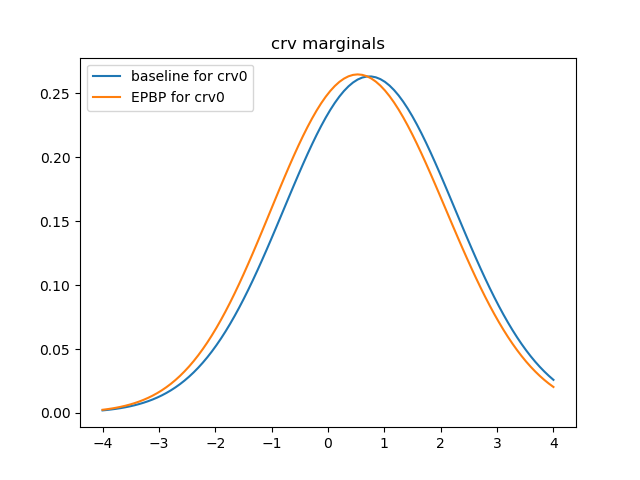

The Python source for this figure:
import utils

utils.set_path(('..',))
from RelationalGraph import *
from MLNPotential import *
from Potential import QuadraticPotential, TablePotential, HybridQuadraticPotential
from EPBPLogVersion import EPBP
from GaBP import GaBP
from OneShot import OneShot, LiftedOneShot
from NPVI import NPVI, LiftedNPVI
from CompressedGraphSorted import CompressedGraphSorted
import numpy as np
import time
from copy import copy

seed = 0
utils.set_seed(seed)

# KF stuff
from KalmanFilter import KalmanFilter
from Graph import *
import scipy.io

cluster_mat = scipy.io.loadmat('Data/RKF/cluster_NcutDiscrete.mat')['NcutDiscrete']
well_t = scipy.io.loadmat('Data/RKF/well_t.mat')['well_t']
ans = scipy.io.loadmat('Data/RKF/LRKF_cycle.mat')['res']
param = scipy.io.loadmat('Data/RKF/LRKF_cycle.mat')['param']
print(well_t.shape)

idx = np.where(cluster_mat[:, 1] == 1)[0]
cluster_mat[idx[3:], 1] = 0
idx = np.where(cluster_mat[:, 2] == 1)[0]
cluster_mat[idx[:49], 2] = 0
cluster_mat[idx[52:], 2] = 0

well_t = well_t[:, 199:]
well_t[well_t[:, 0] == 5000, 0] = 0
well_t[well_t == 5000] = 1
t = 20

cluster_id = [1, 2]

rvs_id = []
for i in cluster_id:
    rvs_id.append(np.where(cluster_mat[:, i] == 1)[0])

rvs_id = np.concatenate(rvs_id, axis=None)
n_sum = len(rvs_id)
data = well_t[rvs_id, :t]

domain = Domain((-4, 4), continuous=True, integral_points=np.linspace(-4, 4, 30))

num_tests = param.shape[1]

from KLDivergence import kl_continuous_logpdf

record_fields = ['cpu_time',
                 'wall_time',
                 'obj',  # this is BFE/-ELBO for variational methods, -logZ for exact baseline
                 'mmap_err',  # |argmax p(xi) - argmax q(xi)|, avg over all nodes i
                 'kl_err',  # kl(p(xi)||q(xi)), avg over all nodes i
                 ]
# algo_names = ['baseline', 'EPBP', 'OSI', 'LOSI']
# algo_names = ['baseline', 'GaBP', 'NPVI', 'LNPVI', 'OSI', 'LOSI']
# algo_names = ['baseline', 'GaBP', 'NPVI', 'LNPVI', 'OSI', 'LOSI']
algo_names = ['baseline', 'EPBP']
# algo_names = ['EPBP']
# assert algo_names[0] == 'baseline'
# for each algorithm, we keep a record, which is a dict mapping a record_field to a list (which will eventually be
# averaged over)
records = {algo_name: {record_field: [] for record_field in record_fields} for algo_name in algo_names}

plot = True
print(f'########total {num_tests} tests########')
for test_num in range(num_tests):
    test_seed = seed + test_num

    # regenerate/reload evidence
    kmf = KalmanFilter(domain,
                       np.eye(n_sum) * param[2, test_num] + 0.01,
                       param[0, test_num],
                       np.eye(n_sum),
                       param[1, test_num])

    g, rvs_table = kmf.grounded_graph(t, data)
    print('num rvs in g', len(g.rvs))
    print('num factors in g', len(g.factors))

    # query nodes
    query_rvs = rvs_table[t - 1]

    g_rv_nbs = [copy(rv.nb) for rv in g.rvs_list]  # keep a copy of rv neighbors in the original graph

    print('number of rvs', len(g.rvs))
    print('num drvs', len([rv for rv in g.rvs if rv.domain_type[0] == 'd']))
    print('num crvs', len([rv for rv in g.rvs if rv.domain_type[0] == 'c']))
    print('number of factors', len(g.factors))
    print('number of evidence', len(data))

    obs_rvs = [v for v in g.rvs if v.value is not None]
    evidence = {rv: rv.value for rv in obs_rvs}
    cond_g = utils.get_conditional_mrf(g.factors_list, g.rvs, evidence)  # this will also condition log_potential_funs

    print('cond number of rvs', len(cond_g.rvs))
    print('cond num drvs', len([rv for rv in cond_g.rvs if rv.domain_type[0] == 'd']))
    print('cond num crvs', len([rv for rv in cond_g.rvs if rv.domain_type[0] == 'c']))

    all_margs = {algo_name: [None] * len(query_rvs) for algo_name in algo_names}  # for plotting convenience

    baseline = 'exact'
    # baseline = 'gibbs'
    for a, algo_name in enumerate(algo_names):
        print('####')
        print('test_num', test_num)
        print('running', algo_name)
        np.random.seed(test_seed + a)

        # temp storage
        mmap = np.zeros(len(query_rvs)) - 123
        margs = [None] * len(query_rvs)
        marg_kls = np.zeros(len(query_rvs)) - 123
        obj = -1
        cpu_time = wall_time = -1  # don't care

        if algo_name == 'baseline':
            # guaranteed exact baseline by solving linear equations (marginal means = marginal modes in Gaussians)
            quadratic_params, rvs_idx = utils.get_quadratic_params_from_factor_graph(cond_g.factors, cond_g.rvs_list)
            mu, Sig = utils.get_gaussian_mean_params_from_quadratic_params(A=quadratic_params[0], b=quadratic_params[1],
                                                                           mu_only=False)
            Nc = len(mu)
            A, b, c = quadratic_params
            (sign, logdet) = np.linalg.slogdet(Sig)
            assert sign == 1, 'cov mat must be PD'
            log_joint_quadratic_integral = Nc / 2 * np.log(2 * np.pi) + 0.5 * logdet + 0.5 * np.dot(mu, b)
            log_joint_quadratic_integral += c  # log integral of all cont & hybrid factors (with disc nodes substituted in)
            obj = -log_joint_quadratic_integral  # -logZ
            print('true obj', obj)

            for i, rv in enumerate(query_rvs):
                rv_idx = rvs_idx[rv]
                mmap[i] = mu[rv_idx]
                margs[i] = utils.curry_normal_logpdf(mu[rv_idx], Sig[rv_idx, rv_idx])

            # save baseline
            baseline_mmap = mmap
            baseline_margs = margs

        elif algo_name == 'GaBP':
            bp = GaBP(g)
            start_time = time.process_time()
            start_wall_time = time.time()
            bp.run(15, log_enable=False)
            cpu_time = time.process_time() - start_time
            wall_time = time.time() - start_wall_time
            for i, rv in enumerate(query_rvs):
                mmap[i] = bp.map(rv)
                belief_params = bp.get_belief_params(rv)
                margs[i] = utils.curry_normal_logpdf(*belief_params)

        elif algo_name == 'EPBP':
            bp = EPBP(g, n=20, proposal_approximation='simple')
            start_time = time.process_time()
            start_wall_time = time.time()
            bp.run(10, log_enable=False)
            cpu_time = time.process_time() - start_time
            wall_time = time.time() - start_wall_time

            for i, rv in enumerate(query_rvs):
                mmap[i] = bp.map(rv)
                # marg_logpdf = lambda x: bp.belief(x, rv, log_belief=True)  # probly slightly faster if not plotting
                marg_logpdf = utils.curry_epbp_belief(bp, rv, log_belief=True)
                margs[i] = marg_logpdf

        elif algo_name in ('OSI', 'LOSI', 'NPVI', 'LNPVI'):
            cond = True
            if cond:
                cond_g.init_nb()  # this will make cond_g rvs' .nb attributes consistent (baseline didn't care so it was OK)
            K = 1
            T = 3
            lr = 0.5
            its = 200
            fix_mix_its = int(its * 0.5)
            logging_itv = 50
            utils.set_log_potential_funs(g.factors_list, skip_existing=True)  # g factors' lpot_fun should still be None
            # above will also set the lpot_fun in all the (completely unobserved) factors in cond_g
            if algo_name in ('OSI', 'NPVI'):
                if cond:  # TODO: ugly; fix
                    _g = cond_g
                else:
                    _g = g
                if algo_name == 'OSI':
                    vi = OneShot(g=_g, K=K, T=T, seed=seed)
                else:
                    vi = NPVI(g=_g, K=K, T=T, isotropic_cov=False, seed=seed)
            else:
                if cond:
                    cg = CompressedGraphSorted(cond_g)
                else:
                    # technically incorrect; currently we should run LOSI on the conditional MRF
                    cg = CompressedGraphSorted(g)
                cg.run()
                print('number of rvs in cg', len(cg.rvs))
                print('number of factors in cg', len(cg.factors))
                if algo_name == 'LOSI':
                    vi = LiftedOneShot(g=cg, K=K, T=T, seed=seed)
                else:
                    vi = LiftedNPVI(g=cg, K=K, T=T, seed=seed)
            if cond:  # clean up; only needed cond_g.init_nb() for defining symbolic objective
                for i, rv in enumerate(g.rvs_list):
                    rv.nb = g_rv_nbs[i]  # restore; undo possible mutation from cond_g.init_nb()

            start_time = time.process_time()
            start_wall_time = time.time()
            res = vi.run(lr=lr, its=its, fix_mix_its=fix_mix_its, logging_itv=logging_itv)
            cpu_time = time.process_time() - start_time
            wall_time = time.time() - start_wall_time
            obj = res['record']['obj'][-1]

            for i, rv in enumerate(query_rvs):
                if cond:
                    m = vi.map(obs_rvs=[], query_rv=rv)
                else:
                    m = vi.map(obs_rvs=obs_rvs, query_rv=rv)
                mmap[i] = m
                assert rv.domain_type[0] == 'c', 'only looking at kl for cnode queries for now'
                crv_marg_params = vi.params['w'], rv.belief_params['mu'], rv.belief_params['var']
                margs[i] = utils.get_scalar_gm_log_prob(None, *crv_marg_params, get_fun=True)

        else:
            raise NotImplementedError

        # same for all algos
        for i, rv in enumerate(query_rvs):
            if algo_name == 'EPBP':
                lb, ub = rv.domain.values[0], rv.domain.values[1]
                from scipy.integrate import quad

                baseline_marg_logpdf = baseline_margs[i]
                baseline_marg_pdf = lambda x: np.e ** (baseline_marg_logpdf(x))
                itg_res = quad(baseline_marg_pdf, lb, ub)
                baseline_marg_log_norm_const = np.log(itg_res[0])
                truncated_baseline_marg_logpdf = lambda x: baseline_marg_logpdf(x) - baseline_marg_log_norm_const
                marg_kl = kl_continuous_logpdf(log_p=truncated_baseline_marg_logpdf, log_q=margs[i], a=lb, b=ub)
            else:
                lb, ub = -np.inf, np.inf
                marg_kl = kl_continuous_logpdf(log_p=baseline_margs[i], log_q=margs[i], a=lb, b=ub)
            marg_kls[i] = marg_kl

        # same for all algos
        # print('pred mmap', mmap)
        # print('true mmap', baseline_mmap)
        mmap_err = np.mean(np.abs(mmap - baseline_mmap))
        kl_err = np.mean(marg_kls)
        print('mmap_err', mmap_err, 'kl_err', kl_err)
        algo_record = dict(cpu_time=cpu_time, wall_time=wall_time, obj=obj, mmap_err=mmap_err, kl_err=kl_err)
        for key, value in algo_record.items():
            records[algo_name][key].append(value)
        all_margs[algo_name] = margs  # for plotting convenience

if plot:
    print('plotting example marginal from last run')
    import matplotlib.pyplot as plt

    plt.figure()
    domain_real = g.rvs_list[0].domain
    xs = np.linspace(domain_real.values[0], domain_real.values[1], 100)

    crv_idxs_to_plot = list(range(len([rv for rv in query_rvs if rv.domain_type[0] == 'c'])))
    num_to_plot = 1
    crv_idxs_to_plot = crv_idxs_to_plot[:num_to_plot]
    for test_crv_idx in crv_idxs_to_plot:
        # for test_crv_idx in range(len(query_rvs)):
        for algo_name in algo_names:
            marg_logpdf = all_margs[algo_name][test_crv_idx]
            # plt.plot(xs, np.exp(marg_logpdf(xs)), label=f'{algo_name} for {test_crv_idx}')
            plt.plot(xs, np.exp([marg_logpdf(x) for x in xs]), label=f'{algo_name} for crv{test_crv_idx}')

    plt.legend(loc='best')
    plt.title('crv marginals')
    # plt.show()
    save_name = __file__.split('.py')[0]
    plt.savefig('%s.png' % save_name)

print('######################')
from collections import OrderedDict

avg_records = OrderedDict()
for algo_name in algo_names:
    record = records[algo_name]
    avg_record = OrderedDict()
    for record_field in record_fields:
        avg_record[record_field] = (np.mean(record[record_field]), np.std(record[record_field]))
    avg_records[algo_name] = avg_record

from pprint import pprint

for key, value in avg_records.items():
    print(key + ':')
    pprint(dict(value))
# import json
# output = json.dumps(avg_records, indent=0, sort_keys=True)
